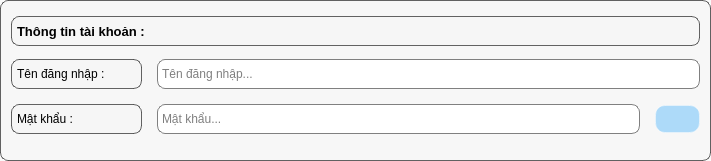
                  <widget class="QWidget" name="widget_31" native="true">
                   <property name="minimumSize">
                    <size>
                     <width>711</width>
                     <height>161</height>
                    </size>
                   </property>
                   <property name="styleSheet">
                    <string notr="true">QWidget {
    border: 1px solid rgba(60, 60, 60, 0.8); /* Viền mỏng màu xám đậm */
    border-radius: 8px; /* Bo góc mềm mại hơn */
    box-shadow: 0 2px 10px rgba(0, 0, 0, 0.15); /* Thêm đổ bóng nhẹ */
    background-color: rgba(245, 245, 245, 0.5); /* Nền trắng đục nhẹ */
    padding: 2px; /* Thêm padding nhỏ */
}
</string>
                   </property>
                   <layout class="QGridLayout" name="gridLayout_86">
                    <property name="topMargin">
                     <number>0</number>
                    </property>
                    <item row="0" column="0">
                     <layout class="QVBoxLayout" name="verticalLayout_20">
                      <property name="spacing">
                       <number>13</number>
                      </property>
                      <property name="bottomMargin">
                       <number>0</number>
                      </property>
                      <item>
                       <widget class="QLabel" name="label_90">
                        <property name="minimumSize">
                         <size>
                          <width>151</width>
                          <height>21</height>
                         </size>
                        </property>
                        <property name="maximumSize">
                         <size>
                          <width>2000</width>
                          <height>30</height>
                         </size>
                        </property>
                        <property name="font">
                         <font>
                          <pointsize>10</pointsize>
                          <weight>75</weight>
                          <bold>true</bold>
                         </font>
                        </property>
                        <property name="text">
                         <string>Thông tin tài khoản : </string>
                        </property>
                       </widget>
                      </item>
                      <item>
                       <layout class="QVBoxLayout" name="verticalLayout_21">
                        <property name="spacing">
                         <number>15</number>
                        </property>
                        <item>
                         <layout class="QGridLayout" name="gridLayout_87">
                          <item row="0" column="0">
                           <widget class="QLabel" name="label_91">
                            <property name="minimumSize">
                             <size>
                              <width>131</width>
                              <height>30</height>
                             </size>
                            </property>
                            <property name="font">
                             <font>
                              <pointsize>9</pointsize>
                             </font>
                            </property>
                            <property name="text">
                             <string>Tên đăng nhập : </string>
                            </property>
                           </widget>
                          </item>
                          <item row="0" column="1">
                           <widget class="QLineEdit" name="username_line_3">
                            <property name="minimumSize">
                             <size>
                              <width>411</width>
                              <height>30</height>
                             </size>
                            </property>
                            <property name="styleSheet">
                             <string notr="true">QLineEdit {
background-color:white;
border : 1px solid grey;
}
QLineEdit:hover{
border : 2px solid #e67e22;
}
</string>
                            </property>
                            <property name="placeholderText">
                             <string>Tên đăng nhập...</string>
                            </property>
                           </widget>
                          </item>
                         </layout>
                        </item>
                        <item>
                         <layout class="QGridLayout" name="gridLayout_88">
                          <item row="0" column="0">
                           <widget class="QLabel" name="label_92">
                            <property name="minimumSize">
                             <size>
                              <width>131</width>
                              <height>30</height>
                             </size>
                            </property>
                            <property name="font">
                             <font>
                              <pointsize>9</pointsize>
                             </font>
                            </property>
                            <property name="text">
                             <string>Mật khẩu : </string>
                            </property>
                           </widget>
                          </item>
                          <item row="0" column="1">
                           <widget class="QLineEdit" name="password_line_3">
                            <property name="minimumSize">
                             <size>
                              <width>411</width>
                              <height>30</height>
                             </size>
                            </property>
                            <property name="styleSheet">
                             <string notr="true">QLineEdit {
background-color:white;
border : 1px solid grey;
}
QLineEdit:hover{
border : 2px solid #e67e22;
}
</string>
                            </property>
                            <property name="text">
                             <string/>
                            </property>
                            <property name="echoMode">
                             <enum>QLineEdit::Password</enum>
                            </property>
                            <property name="placeholderText">
                             <string>Mật khẩu...</string>
                            </property>
                           </widget>
                          </item>
                          <item row="0" column="2">
                           <widget class="QPushButton" name="xempass_btn_2">
                            <property name="minimumSize">
                             <size>
                              <width>40</width>
                              <height>28</height>
                             </size>
                            </property>
                            <property name="font">
                             <font>
                              <pointsize>-1</pointsize>
                              <weight>75</weight>
                              <bold>true</bold>
                             </font>
                            </property>
                            <property name="styleSheet">
                             <string notr="true">QPushButton {
    background-color: rgba(0, 150, 255, 0.3); /* Nền xanh trong suốt */
    color: white;
    font-weight: bold;
    font-size: 14px;
    border-radius: 10px;
    
    /* Viền sáng */
    border: 1.5px solid rgba(255, 255, 255, 0.4);
    
    /* Đổ bóng - QSS hỗ trợ giới hạn */
    border-style: outset;
    border-width: 1px;
    
    /* Gradient xanh */
}

QPushButton:hover {
    background-color: rgba(30, 170, 255, 0.5); /* Xanh sáng hơn khi hover */
    border: 1.5px solid rgba(255, 255, 255, 0.6);
}

QPushButton:pressed {
    background-color: rgba(0, 120, 200, 0.4);
    border: 1.5px solid rgba(255, 255, 255, 0.3);
    padding-top: 9px; /* Tạo hiệu ứng nhấn xuống */
    padding-left: 17px;
}
</string>
                            </property>
                            <property name="text">
                             <string/>
                            </property>
                            <property name="icon">
                             <iconset resource="../../../admin/ui/ui_design/resource.qrc">
                              <normaloff>:/icons/icons/visible-xxl.png</normaloff>
                              <normalon>:/icons/icons/visible-xxl (1).png</normalon>:/icons/icons/visible-xxl.png</iconset>
                            </property>
                            <property name="checkable">
                             <bool>true</bool>
                            </property>
                           </widget>
                          </item>
                         </layout>
                        </item>
                       </layout>
                      </item>
                     </layout>
                    </item>
                   </layout>
                  </widget>
